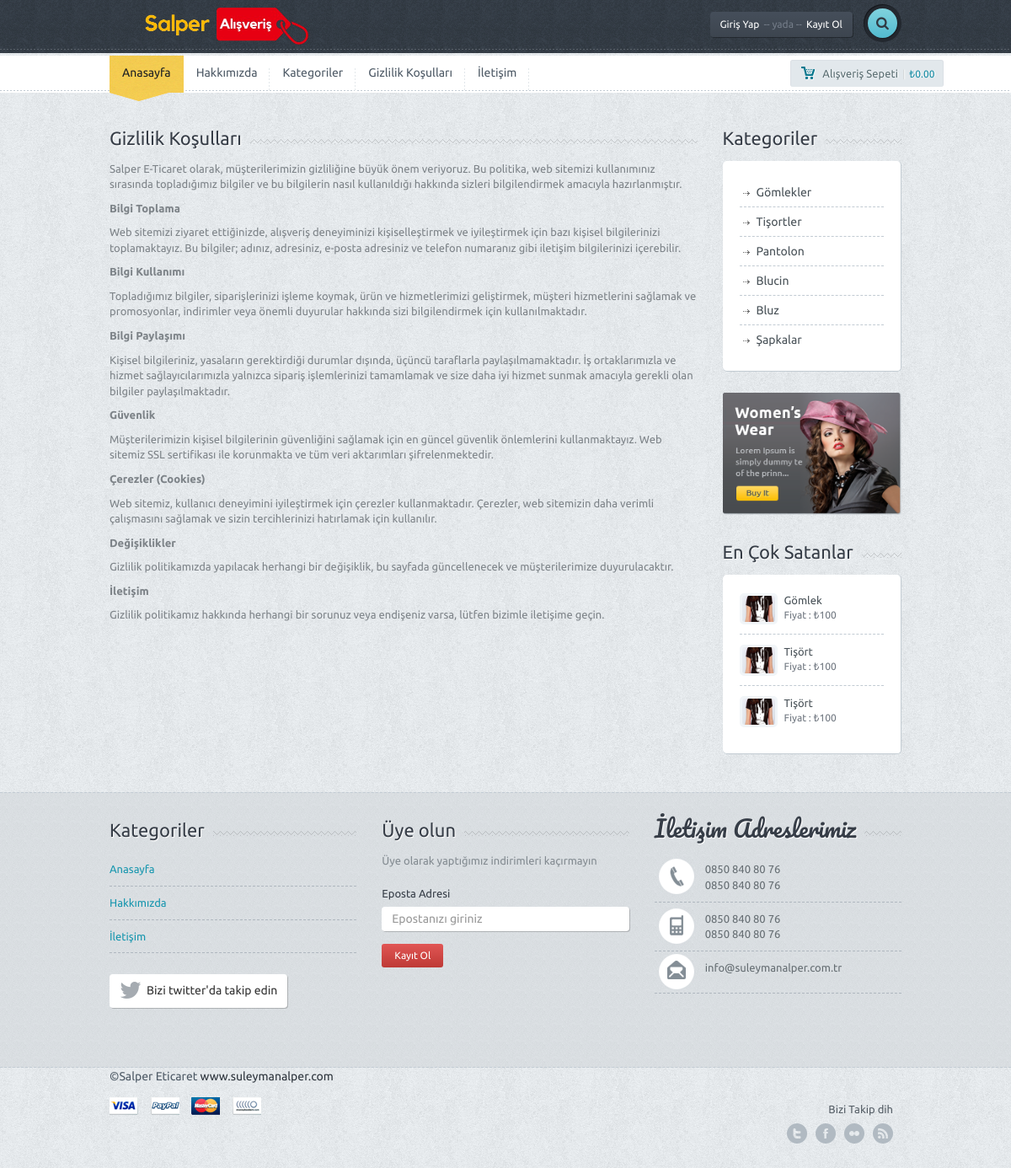
/eticaret/sayfa-gizlilik-kosullari, run on the app's committed database.
### tables this page shows
CREATE TABLE `ayar` (
  `ayar_id` int(11) NOT NULL,
  `ayar_logo` varchar(250) NOT NULL,
  `ayar_url` varchar(50) NOT NULL,
  `ayar_title` varchar(250) NOT NULL,
  `ayar_description` varchar(250) NOT NULL,
  `ayar_keywords` varchar(50) NOT NULL,
  `ayar_author` varchar(50) NOT NULL,
  `ayar_tel` varchar(50) NOT NULL,
  `ayar_gsm` varchar(50) NOT NULL,
  `ayar_faks` varchar(50) NOT NULL,
  `ayar_mail` varchar(50) NOT NULL,
  `ayar_ilce` varchar(50) NOT NULL,
  `ayar_il` varchar(50) NOT NULL,
  `ayar_adres` varchar(250) NOT NULL,
  `ayar_mesai` varchar(250) NOT NULL,
  `ayar_maps` varchar(250) NOT NULL,
  `ayar_analystic` varchar(50) NOT NULL,
  `ayar_zopim` varchar(250) NOT NULL,
  `ayar_facebook` varchar(50) NOT NULL,
  `ayar_twitter` varchar(50) NOT NULL,
  `ayar_google` varchar(50) NOT NULL,
  `ayar_youtube` varchar(50) NOT NULL,
  `ayar_smtphost` varchar(50) NOT NULL,
  `ayar_smtpuser` varchar(50) NOT NULL,
  `ayar_smtppassword` varchar(50) NOT NULL,
  `ayar_smtpport` varchar(50) NOT NULL,
  `ayar_bakim` enum('0','1') NOT NULL DEFAULT '1'
);

CREATE TABLE `menu` (
  `menu_id` int(11) NOT NULL,
  `menu_ust` varchar(50) NOT NULL,
  `menu_ad` varchar(100) NOT NULL,
  `menu_detay` text NOT NULL,
  `menu_url` varchar(250) NOT NULL,
  `menu_sira` int(2) NOT NULL,
  `menu_durum` enum('0','1') NOT NULL,
  `menu_seourl` varchar(250) NOT NULL
);

CREATE TABLE `kategori` (
  `kategori_id` int(11) NOT NULL,
  `kategori_ad` varchar(100) NOT NULL,
  `kategori_ust` int(2) NOT NULL,
  `kategori_seourl` varchar(250) NOT NULL,
  `kategori_sira` int(11) NOT NULL,
  `kategori_durum` enum('0','1') NOT NULL DEFAULT '1'
);

### eticaret/nedmin/production/fonksiyon.php (called while the page is built, shortened)
<?php
function seo($str, $options = array())
{
    $char_map = array(
        'Ş' => 'S', 'İ' => 'I', 'Ç' => 'C', 'Ü' => 'U', 'Ö' => 'O', 'Ğ' => 'G',
        'ş' => 's', 'ı' => 'i', 'ç' => 'c', 'ü' => 'u', 'ö' => 'o', 'ğ' => 'g',
        'À' => 'A', 'Á' => 'A', 'Â' => 'A', 'Ã' => 'A', 'Ä' => 'A', 'Å' => 'A', 'Æ' => 'AE', 'Ç' => 'C',
        'È' => 'E', 'É' => 'E', 'Ê' => 'E', 'Ë' => 'E', 'Ì' => 'I', 'Í' => 'I', 'Î' => 'I', 'Ï' => 'I',
        'Ð' => 'D', 'Ñ' => 'N', 'Ò' => 'O', 'Ó' => 'O', 'Ô' => 'O', 'Õ' => 'O', 'Ö' => 'O', 'Ő' => 'O',
        'Ø' => 'O', 'Ù' => 'U', 'Ú' => 'U', 'Û' => 'U', 'Ü' => 'U', 'Ű' => 'U', 'Ý' => 'Y', 'Þ' => 'TH',
        'ß' => 'ss',
        'à' => 'a', 'á' => 'a', 'â' => 'a', 'ã' => 'a', 'ä' => 'a', 'å' => 'a', 'æ' => 'ae', 'ç' => 'c',
        'è' => 'e', 'é' => 'e', 'ê' => 'e', 'ë' => 'e', 'ì' => 'i', 'í' => 'i', 'î' => 'i', 'ï' => 'i',
        'ð' => 'd', 'ñ' => 'n', 'ò' => 'o', 'ó' => 'o', 'ô' => 'o', 'õ' => 'o', 'ö' => 'o', 'ő' => 'o',
        'ø' => 'o', 'ù' => 'u', 'ú' => 'u', 'û' => 'u', 'ü' => 'u', 'ű' => 'u', 'ý' => 'y', 'þ' => 'th',
        'ÿ' => 'y'
    );
    $str = str_replace(array_keys($char_map), $char_map, $str);
    $defaults = array(
        'delimiter' => '-',
        'limit' => null,
        'lowercase' => true,
        'replacements' => array(),
        'transliterate' => true
    );
    $options = array_merge($defaults, $options);
    $str = preg_replace(array_keys($options['replacements']), $options['replacements'], $str);
    $str = preg_replace('/[^\p{L}\p{Nd}]+/u', $options['delimiter'], $str);
    $str = preg_replace('/(' . preg_quote($options['delimiter'], '/') . '){2,}/', '$1', $str);
    $str = mb_substr($str, 0, ($options['limit'] ? $options['limit'] : mb_strlen($str, 'UTF-8')), 'UTF-8');
    $str = trim($str, $options['delimiter']);
    return $options['lowercase'] ? mb_strtolower($str, 'UTF-8') : $str;
}
?>

### eticaret/menu-detay.php (the view)
<?php
include 'header.php';
$menusor=$db->prepare("SELECT * FROM menu where menu_seourl=:sef");
$menusor->execute(array(
	'sef' => $_GET['sef']
	));
$menucek=$menusor->fetch(PDO::FETCH_ASSOC);
?>
<div class="container">
	<div class="row">
		<div class="col-md-9">
			<div class="title-bg">
				<div class="title"><?php echo $menucek['menu_ad'] ?></div>
			</div>
			<div class="page-content">
				<p>
					<?php echo $menucek['menu_detay']; ?>
				</p>
			</div>
		</div>
		<?php include 'sidebar.php'; ?>
	</div>
	<div class="spacer"></div>
</div>
<?php include 'footer.php'; ?>

### eticaret/header.php (shortened to what this page needs)
<?php
include 'nedmin/netting/baglan.php';
include 'nedmin/production/fonksiyon.php';
$ayarsor = $db->prepare("SELECT * FROM ayar where ayar_id=:id");
$ayarsor->execute(array(
  'id' => 0
));
$ayarcek = $ayarsor->fetch(PDO::FETCH_ASSOC);
if (isset($_SESSION['userkullanici_mail'])) {
  $kullanicisor = $db->prepare("SELECT * FROM kullanici where kullanici_mail=:mail");
  $kullanicisor->execute(array(
    'mail' => $_SESSION['userkullanici_mail']
  ));
  $say = $kullanicisor->rowCount();
  $kullanicicek = $kullanicisor->fetch(PDO::FETCH_ASSOC);
} else {
  $kullanicicek = null;
}
?>
<!DOCTYPE html>
<html lang="en">
<head>
  <link href='font-awesome\css\font-awesome.css' rel="stylesheet" type="text/css">
  <link href="bootstrap\css\bootstrap.min.css" rel="stylesheet">
  <link rel="stylesheet" type="text/css" href="css/animate.css">
  <link rel="stylesheet" href="style.css">
  <link rel="stylesheet" href="css\owl.carousel.css">
  <link rel="stylesheet" href="css\owl.transitions.css">
</head>
<body>
  <div id="wrapper">
    <div class="header">
      <div class="container">
        <div class="row">
          <div class="col-xs-6 col-md-4 main-logo animated shake">
            <a href="index.php"><img width="250" src="<?php echo $ayarcek['ayar_logo'] ?>" alt="Site Logosu" class="logo img-responsive"></a>
          </div>
          <div class="col-md-8">
            <div class="pushright">
              <div class="top">
                <?php
                if (!isset($_SESSION['userkullanici_mail'])) { ?>
                  <a href="#" id="reg" class="btn btn-default btn-dark">Giriş Yap<span>-- yada --</span>Kayıt Ol</a>
                <?php } else { ?>
                  <a href="#" class="btn btn-default btn-dark">Hoşgeldin<span>--</span><?php echo $kullanicicek['kullanici_adsoyad'] ?></a>
                <?php } ?>
                <div class="srch-wrap">
                  <a href="#" id="srch" class="btn btn-default btn-search"><i class="fa fa-search"></i></a>
                </div>
              </div>
            </div>
          </div>
        </div>
      </div>
      <div class="dashed"></div>
    </div>
    <div class="main-nav">
      <div class="navbar navbar-default navbar-static-top">
        <div class="container">
          <div class="row">
            <div class="col-md-10">
              <div class="navbar-collapse collapse">
                <ul class="nav navbar-nav">
                  <li><a href="index.php" class="active">Anasayfa</a>
                    <div class="curve"></div>
                  </li>
                  <?php
                  $menusor = $db->prepare("SELECT * FROM menu where menu_durum=:durum order by menu_sira ASC limit 5");
                  $menusor->execute(array(
                    'durum' => 1
                  ));
                  while ($menucek = $menusor->fetch(PDO::FETCH_ASSOC)) {
                  ?>
                    <li><a href="
        <?php
                    if (!empty($menucek['menu_url'])) {
                      echo $menucek['menu_url'];
                    } else {
                      echo "sayfa-" . seo($menucek['menu_ad']);
                    }
        ?>
        "><?php echo $menucek['menu_ad'] ?></a></li>
                  <?php } ?>
                </ul>
              </div>
            </div>
            <div class="col-md-2 machart">
              <button id="popcart" class="btn btn-default btn-chart btn-sm "><span class="mychart">Alışveriş Sepeti</span>|<span class="allprice">₺0.00</span></button>
            </div>
          </div>
        </div>
      </div>
    </div>

### eticaret/sidebar.php (shortened to what this page needs)
<div class="col-md-3">
	<div class="title-bg">
		<div class="title">Kategoriler</div>
	</div>
	<div class="categorybox">
		<ul>
					<?php
			$query = "SELECT * FROM kategori order by kategori_id";
			$goster = $db->prepare($query);
$goster->execute();
 $toplamSatirSayisi = $goster->rowCount();
$tumSonuclar = $goster->fetchAll();
for ($i = 0; $i < $toplamSatirSayisi; $i++) {
	if ($tumSonuclar[$i]['kategori_ust'] == "0") {
		kategori($tumSonuclar[$i]['kategori_id'], $tumSonuclar[$i]['kategori_ad'], $tumSonuclar[$i]['kategori_ust']);
	}
}
function kategori($kategori_id, $kategori_ad, $kategori_ust) {
	global $tumSonuclar;
	global $toplamSatirSayisi;
	$altKategoriSayisi = 0;
	for ($i = 0; $i < $toplamSatirSayisi; $i++) {
		if ($tumSonuclar[$i]['kategori_ust'] == $kategori_id) {
			$altKategoriSayisi++;
		}
	}
	?>
	<li>
		<a href="kategori-<?=seo($kategori_ad) ?>"><?php echo $kategori_ad ?></a>
</li>
<?php
}
?>
		</ul>
	</div>
	<div class="ads">
		<a href="kategoriler.php"><img src="images\ads.png" class="img-responsive" alt=""></a>
	</div>
	<div class="title-bg">
		<div class="title">En Çok Satanlar</div>
	</div>
	<div class="best-seller">
		<ul>
			<li class="clearfix">
				<a href="#"><img src="images\demo-img.jpg" alt="" class="img-responsive mini"></a>
				<div class="mini-meta">
					<a href="kategori-gomlekler" class="smalltitle2">Gömlek</a>
					<p class="smallprice2">Fiyat : ₺100</p>
				</div>
			</li>
			<li class="clearfix">
				<a href="#"><img src="images\demo-img.jpg" alt="" class="img-responsive mini"></a>
				<div class="mini-meta">
					<a href="kategori-tisortler" class="smalltitle2">Tişört</a>
					<p class="smallprice2">Fiyat : ₺100</p>
				</div>
			</li>
			<li class="clearfix">
				<a href="#"><img src="images\demo-img.jpg" alt="" class="img-responsive mini"></a>
				<div class="mini-meta">
					<a href="kategori-tisortler" class="smalltitle2">Tişört</a>
					<p class="smallprice2">Fiyat : ₺100</p>
				</div>
			</li>
		</ul>
	</div>
			</div>

### eticaret/footer.php (shortened to what this page needs)
<div class="f-widget">
		<div class="container">
			<div class="row">
				<div class="col-md-4">
					<div class="title-widget-bg">
						<div class="title-widget">Kategoriler</div>
					</div>
					<ul class="tweets">
					<li><a href="index.php" >Anasayfa</a></li>
					<li><a href="hakkimizda.php" >Hakkımızda</a></li>
					<li><a href="iletisim.php" >İletişim</a></li>
					</ul>
					<a href="https://x.com/" class="btn btn-default btn-follow"><i class="fa fa-twitter fa-2x"></i><div>Bizi twitter'da takip edin</div></a>
				</div>
				<div class="col-md-4">
					<div class="title-widget-bg">
						<div class="title-widget">Üye olun</div>
					</div>
					<div class="newsletter">
						<p>
							Üye olarak yaptığımız indirimleri kaçırmayın
						</p>
						<form role="form">
							<div class="form-group">
								<label>Eposta Adresi</label>
								<input type="email" class="form-control newstler-input" id="exampleInputEmail1" placeholder="Epostanızı giriniz">
								<button class="btn btn-default btn-red btn-sm">Kayıt Ol</button>
							</div>
						</form>
					</div>
				</div>
				<div class="col-md-4">
					<div class="title-widget-bg">
						<div class="title-widget-cursive">İletişim Adreslerimiz</div>
					</div>
					<ul class="contact-widget">
						<li class="fphone"><?php echo $ayarcek['ayar_tel']; ?> <br> <?php echo $ayarcek['ayar_faks']; ?></li>
						<li class="fmobile"><?php echo $ayarcek['ayar_gsm']; ?><br><?php echo $ayarcek['ayar_gsm']; ?></li>
						<li class="fmail lastone"><?php echo $ayarcek['ayar_mail']; ?></li>
					</ul>
				</div>
			</div>
			<div class="spacer"></div>
		</div>
	</div>
	<div class="footer">
		<div class="container">
			<div class="row">
				<div class="col-md-9">
					<div class="f-credit">&copy;<?php echo $ayarcek['ayar_author'] ?> <a href="https://suleymanalper.com">www.suleymanalper.com</a></div>
					<a href=""><div class="payment visa"></div></a>
					<a href=""><div class="payment paypal"></div></a>
					<a href=""><div class="payment mc"></div></a>
					<a href=""><div class="payment nh"></div></a>
				</div>
				<div class="col-md-3">
					<div class="followon">Bizi Takip dih</div>
					<div class="fsoc">
						<a href="http://<?php echo $ayarcek['ayar_twitter']; ?>" class="ftwitter">twitter</a>
						<a href="http://<?php echo $ayarcek['ayar_facebook']; ?>" class="ffacebook">facebook</a>
						<a href="http://<?php echo $ayarcek['ayar_youtube']; ?>" class="fflickr">Youtube</a>
						<a href="http://<?php echo $ayarcek['ayar_google']; ?>" class="ffeed">Google</a>
					</div>
					<div class="clearfix"></div>
				</div>
			</div>
		</div>
	</div>
	</div>
  </body>
</html>

### data on the page
ayar: ayar_logo (picture), ayar_tel "0850 840 80 76", ayar_faks "0850 840 80 76", ayar_gsm "0850 840 80 76", ayar_mail "info@suleymanalper.com.tr", ayar_author "Salper Eticaret"
menu: menu_ad "Hakkımızda"
menu: menu_ad "Kategoriler"
menu: menu_ad "Gizlilik Koşulları", menu_detay "Salper E-Ticaret olarak, müşterilerimizin gizliliğine büyük önem veriyoruz. Bu politika, web sitemizi kullanımınız sırasında topladığımız bilgiler ve bu bilgilerin nasıl kullanıldığı hakkında sizleri bilgilendirmek amacıyla hazırlanmıştır. Bilgi Toplama Web sitemizi ziyaret ettiğinizde, alışveriş deneyiminizi kişiselleştirmek ve iyileştirmek için bazı kişisel bilgilerinizi toplamaktayız. Bu bilgiler; adınız, adresiniz, e-posta adresiniz ve telefon numaranız gibi iletişim bilgilerinizi içerebilir. Bilgi Kullanımı Topladığımız bilgiler, siparişlerinizi işleme koymak, ürün ve hizmetlerimizi geliştirmek, müşteri hizmetlerini sağlamak ve promosyonlar, indirimler veya önemli duyurular hakkında…"
menu: menu_ad "İletişim"
kategori: kategori_ust 0 (drawn), kategori_ad "Gömlekler"
kategori: kategori_ust 0 (drawn), kategori_ad "Tişortler"
kategori: kategori_ust 0 (drawn), kategori_ad "Pantolon"
kategori: kategori_ust 0 (drawn), kategori_ad "Blucin"
kategori: kategori_ust 0 (drawn), kategori_ad "Bluz"
kategori: kategori_ust 0 (drawn), kategori_ad "Şapkalar"
